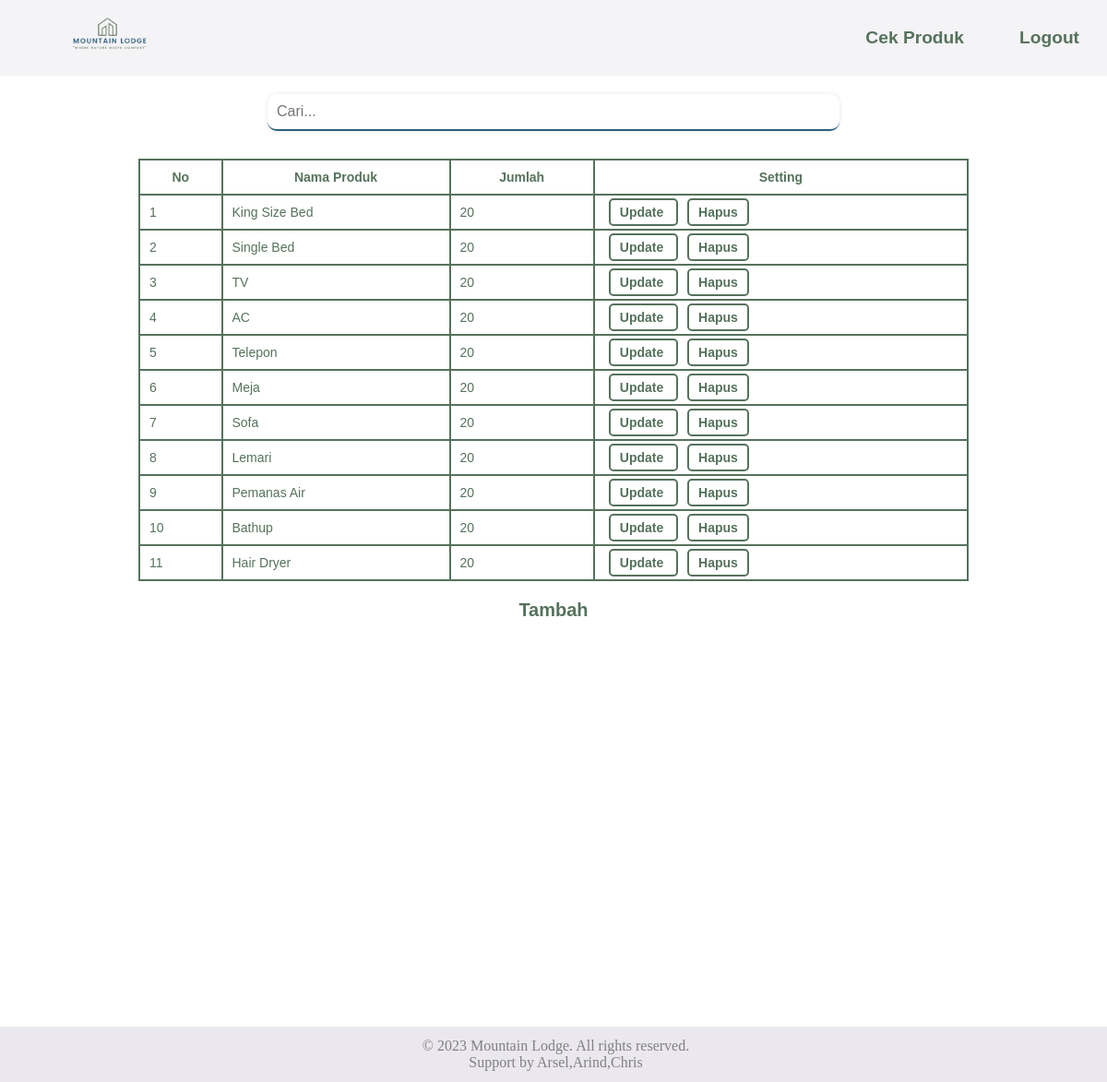
Screenshot of /staff/produk.php (signed in) with the database file from the repository.
### tables this page shows
CREATE TABLE `produk` (
  `id_produk` int(11) NOT NULL,
  `nama_produk` varchar(50) NOT NULL,
  `jumlah` int(11) NOT NULL
);

### staff/produk.php (the view, shortened to what this page needs)
<?php
require "../koneksi.php";
$query = "SELECT * FROM produk";
$result = mysqli_query($conn, $query);
?>
<!DOCTYPE html>
<html lang="en">
<head>
    <link rel="stylesheet" href="../css/style.css">
    <link rel="stylesheet" href="../css/produk.css">
</head>
<body>
    <nav>
        <div class="logo">
            <a href="berandastaff.php">
                <img src="../img/1.png" width="20%">
            </a>
        </div>
        <div class="right-links">
            <a href="produk.php">Cek Produk</a>
            <a href="../portal/logout.php">Logout</a>
        </div>
    </nav>
    <main>
        <div class="search-container">
            <input type="text" id="search-input" placeholder="Cari...">
        </div>
        <div class="table-container">
            <table>
                <tr>
                    <th>No</th>
                    <th>Nama Produk</th>
                    <th>Jumlah</th>
                    <th>Setting</th>
                </tr>
                <?php
                $i = 1;
                while ($row = mysqli_fetch_assoc($result)) {
                    ?>
                    <tr>
                        <td>
                            <?php echo $i ?>
                        </td>
                        <td>
                            <?php echo $row["nama_produk"] ?>
                        </td>
                        <td>
                            <?php echo $row["jumlah"] ?>
                        </td>
                        <td class="crud">
                            <a class="update" href="updateproduk.php?id=<?php echo $row["id_produk"] ?>"><span>Update
                                </span></a>
                            <a class="delete"
                                href="hapusproduk.php?id=<?php echo $row["id_produk"] ?>"><span>Hapus</span></a>
                        </td>
                    </tr>
                    <?php $i++; ?>
                <?php } ?>
            </table>
        </div>
        <div class="tambah">
            <p><a href="tambahproduk.php">Tambah</a></p>
        </div>
    </main>
    <footer>
        <div class='container-footer'>
            <p>
                &copy; 2023 Mountain Lodge. All rights reserved.
            </p>
            <p>
                Support by Arsel,Arind,Chris
            </p>
        </div>
    </footer>
</body>
</html>

### css/style.css (style rules this page uses)
* { margin: 0; }
nav { background-color: #f4f3f5; color: #f6f0eb; font-family: sans-serif; display: flex; justify-content: space-between; align-items: center; padding: 10px; }
nav a { padding: 20px; text-decoration: none; color: #55725c; font-size: larger; font-weight: bold; padding-right: 20px; white-space: nowrap; }
.logo img { max-width: 100%; }
.right-links { display: flex; align-items: center; }
.right-links a { margin-left: 20px; }
body { position: relative; }
footer { color: grey; position: absolute; right: 0; left: 0; text-align: center; height: 60px; background: #eae7ee; display: flex; bottom: 0; }
.container-footer { margin: auto; }
footer p { padding-left: 5px; }
main { align-items: center; padding-bottom: 60px; }
.table-container { margin: 0 auto; width: 75%; padding: auto; }
table { width: 100%; border-collapse: collapse; border-spacing: 0; background-color: #fff; color: #55725c; font-size: 14px; font-family: "Poppins", sans-serif; margin-bottom: 20px; }
th, td { padding: 10px; border: 2px solid #55725c; }
td a { text-decoration: none; color: #55725c; font-family: "Poppins", sans-serif; font-weight: bold; }
.tambah { font-family: "Poppins", sans-serif; text-align: center; padding-top: 0; font-weight: bold; }
.tambah a { text-decoration: none; color: #55725c; font-size: 20px; }
input[type="text"], input[type="email"], input[type="password"], input[type="date"], input[type="number"], select { width: 100%; align-items: center; padding: 10px 0px 10px 10px; border: none; border-radius: 10px; box-shadow: 0px 0px 5px rgba(0, 0, 0, 0.1); }
.search-container { display: flex; flex-direction: row; align-items: center; margin-bottom: 10px; }
.search-container input[type="text"] { padding: 10px; border: none; border-bottom: 2px solid #2e5f7d; font-size: 16px; width: 50%; margin: 20px auto; }
.crud span { border: 2px solid #55725c; padding: 5px 10px; border-radius: 5px; margin: 5px; }

### css/produk.css (style rules this page uses)
main { padding-bottom:500px; }

### rows the page displays
produk: nama_produk "King Size Bed", jumlah "20"
produk: nama_produk "Single Bed", jumlah "20"
produk: nama_produk "TV", jumlah "20"
produk: nama_produk "AC", jumlah "20"
produk: nama_produk "Telepon", jumlah "20"
produk: nama_produk "Meja", jumlah "20"
produk: nama_produk "Sofa", jumlah "20"
produk: nama_produk "Lemari", jumlah "20"
produk: nama_produk "Pemanas Air", jumlah "20"
produk: nama_produk "Bathup", jumlah "20"
produk: nama_produk "Hair Dryer", jumlah "20"
